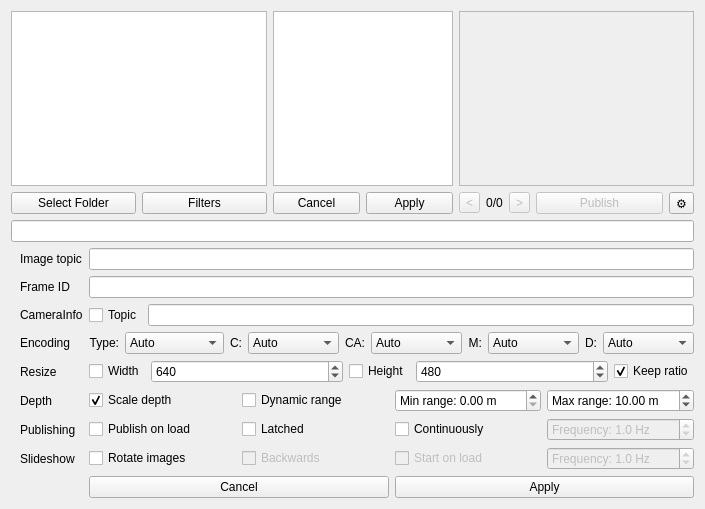
<?xml version="1.0" encoding="UTF-8"?>
<ui version="4.0">
 <class>RqtImagePublisher</class>
 <widget class="QWidget" name="RqtImagePublisher">
  <property name="geometry">
   <rect>
    <x>0</x>
    <y>0</y>
    <width>705</width>
    <height>509</height>
   </rect>
  </property>
  <property name="sizePolicy">
   <sizepolicy hsizetype="Preferred" vsizetype="Preferred">
    <horstretch>0</horstretch>
    <verstretch>0</verstretch>
   </sizepolicy>
  </property>
  <property name="windowTitle">
   <string>Form</string>
  </property>
  <layout class="QGridLayout" name="gridLayout_2">
   <item row="0" column="0" colspan="2">
    <widget class="QTreeView" name="fileTreeView">
     <property name="sizePolicy">
      <sizepolicy hsizetype="Minimum" vsizetype="Expanding">
       <horstretch>0</horstretch>
       <verstretch>0</verstretch>
      </sizepolicy>
     </property>
     <property name="maximumSize">
      <size>
       <width>400</width>
       <height>16777215</height>
      </size>
     </property>
    </widget>
   </item>
   <item row="0" column="2" rowspan="2">
    <widget class="QWidget" name="filterListWidget" native="true">
     <property name="sizePolicy">
      <sizepolicy hsizetype="Minimum" vsizetype="Preferred">
       <horstretch>0</horstretch>
       <verstretch>0</verstretch>
      </sizepolicy>
     </property>
     <property name="maximumSize">
      <size>
       <width>180</width>
       <height>16777215</height>
      </size>
     </property>
     <layout class="QGridLayout" name="gridLayout">
      <property name="sizeConstraint">
       <enum>QLayout::SetDefaultConstraint</enum>
      </property>
      <property name="leftMargin">
       <number>0</number>
      </property>
      <property name="topMargin">
       <number>0</number>
      </property>
      <property name="rightMargin">
       <number>0</number>
      </property>
      <property name="bottomMargin">
       <number>0</number>
      </property>
      <item row="1" column="1">
       <widget class="QPushButton" name="filterListApplyButton">
        <property name="text">
         <string>Apply</string>
        </property>
       </widget>
      </item>
      <item row="1" column="0">
       <widget class="QPushButton" name="filterListCancelButton">
        <property name="text">
         <string>Cancel</string>
        </property>
       </widget>
      </item>
      <item row="0" column="0" colspan="2">
       <widget class="QPlainTextEdit" name="filterListTextEdit">
        <property name="sizePolicy">
         <sizepolicy hsizetype="Minimum" vsizetype="Expanding">
          <horstretch>0</horstretch>
          <verstretch>0</verstretch>
         </sizepolicy>
        </property>
        <property name="maximumSize">
         <size>
          <width>180</width>
          <height>16777215</height>
         </size>
        </property>
        <property name="layoutDirection">
         <enum>Qt::LeftToRight</enum>
        </property>
        <property name="frameShape">
         <enum>QFrame::StyledPanel</enum>
        </property>
        <property name="plainText">
         <string/>
        </property>
       </widget>
      </item>
     </layout>
    </widget>
   </item>
   <item row="0" column="3" colspan="5">
    <widget class="QLabel" name="imageView">
     <property name="sizePolicy">
      <sizepolicy hsizetype="Ignored" vsizetype="Ignored">
       <horstretch>0</horstretch>
       <verstretch>0</verstretch>
      </sizepolicy>
     </property>
     <property name="frameShape">
      <enum>QFrame::StyledPanel</enum>
     </property>
     <property name="text">
      <string/>
     </property>
     <property name="alignment">
      <set>Qt::AlignCenter</set>
     </property>
    </widget>
   </item>
   <item row="1" column="0">
    <widget class="QPushButton" name="selectFolderButton">
     <property name="sizePolicy">
      <sizepolicy hsizetype="Minimum" vsizetype="Fixed">
       <horstretch>0</horstretch>
       <verstretch>0</verstretch>
      </sizepolicy>
     </property>
     <property name="text">
      <string>Select Folder</string>
     </property>
    </widget>
   </item>
   <item row="1" column="1">
    <widget class="QPushButton" name="filterListButton">
     <property name="text">
      <string>Filters</string>
     </property>
    </widget>
   </item>
   <item row="1" column="3">
    <widget class="QToolButton" name="previousImageButton">
     <property name="enabled">
      <bool>false</bool>
     </property>
     <property name="sizePolicy">
      <sizepolicy hsizetype="Fixed" vsizetype="Fixed">
       <horstretch>0</horstretch>
       <verstretch>0</verstretch>
      </sizepolicy>
     </property>
     <property name="text">
      <string>&lt;</string>
     </property>
    </widget>
   </item>
   <item row="1" column="4">
    <widget class="QLabel" name="curImageLabel">
     <property name="sizePolicy">
      <sizepolicy hsizetype="Minimum" vsizetype="Fixed">
       <horstretch>0</horstretch>
       <verstretch>0</verstretch>
      </sizepolicy>
     </property>
     <property name="text">
      <string>0/0</string>
     </property>
     <property name="alignment">
      <set>Qt::AlignCenter</set>
     </property>
    </widget>
   </item>
   <item row="1" column="5">
    <widget class="QToolButton" name="nextImageButton">
     <property name="enabled">
      <bool>false</bool>
     </property>
     <property name="sizePolicy">
      <sizepolicy hsizetype="Fixed" vsizetype="Fixed">
       <horstretch>0</horstretch>
       <verstretch>0</verstretch>
      </sizepolicy>
     </property>
     <property name="text">
      <string>&gt;</string>
     </property>
    </widget>
   </item>
   <item row="1" column="6">
    <widget class="QPushButton" name="publishButton">
     <property name="enabled">
      <bool>false</bool>
     </property>
     <property name="sizePolicy">
      <sizepolicy hsizetype="MinimumExpanding" vsizetype="Fixed">
       <horstretch>0</horstretch>
       <verstretch>0</verstretch>
      </sizepolicy>
     </property>
     <property name="text">
      <string>Publish</string>
     </property>
    </widget>
   </item>
   <item row="1" column="7">
    <widget class="QToolButton" name="openSettingsButton">
     <property name="text">
      <string>⚙</string>
     </property>
    </widget>
   </item>
   <item row="2" column="0" colspan="8">
    <widget class="QLineEdit" name="statusLineEdit">
     <property name="readOnly">
      <bool>true</bool>
     </property>
    </widget>
   </item>
   <item row="3" column="0" colspan="8">
    <widget class="QWidget" name="settingsWidget" native="true">
     <property name="sizePolicy">
      <sizepolicy hsizetype="Expanding" vsizetype="Fixed">
       <horstretch>0</horstretch>
       <verstretch>0</verstretch>
      </sizepolicy>
     </property>
     <property name="minimumSize">
      <size>
       <width>0</width>
       <height>0</height>
      </size>
     </property>
     <layout class="QGridLayout" name="settingsWidgetGridLayout">
      <property name="topMargin">
       <number>0</number>
      </property>
      <property name="rightMargin">
       <number>0</number>
      </property>
      <property name="bottomMargin">
       <number>0</number>
      </property>
      <item row="6" column="2">
       <layout class="QHBoxLayout" name="settingsPublishingLayout">
        <item>
         <widget class="QCheckBox" name="publishOnLoadCheckBox">
          <property name="text">
           <string>Publish on load</string>
          </property>
         </widget>
        </item>
        <item>
         <widget class="QCheckBox" name="publishLatchedCheckBox">
          <property name="text">
           <string>Latched</string>
          </property>
         </widget>
        </item>
        <item>
         <widget class="QCheckBox" name="publishContinuouslyCheckBox">
          <property name="text">
           <string>Continuously</string>
          </property>
         </widget>
        </item>
        <item>
         <widget class="QDoubleSpinBox" name="publishingFrequencySpinBox">
          <property name="enabled">
           <bool>false</bool>
          </property>
          <property name="prefix">
           <string>Frequency: </string>
          </property>
          <property name="suffix">
           <string> Hz</string>
          </property>
          <property name="decimals">
           <number>1</number>
          </property>
          <property name="maximum">
           <double>100.000000000000000</double>
          </property>
          <property name="value">
           <double>1.000000000000000</double>
          </property>
         </widget>
        </item>
       </layout>
      </item>
      <item row="1" column="2">
       <widget class="QLineEdit" name="frameIdTextEdit"/>
      </item>
      <item row="5" column="1">
       <widget class="QLabel" name="depthLabel">
        <property name="text">
         <string>Depth</string>
        </property>
       </widget>
      </item>
      <item row="4" column="2">
       <layout class="QHBoxLayout" name="settingsResizeLayout">
        <item>
         <widget class="QCheckBox" name="scaleWidthCheckBox">
          <property name="text">
           <string>Width</string>
          </property>
         </widget>
        </item>
        <item>
         <widget class="QSpinBox" name="widthSpinBox">
          <property name="sizePolicy">
           <sizepolicy hsizetype="Expanding" vsizetype="Fixed">
            <horstretch>0</horstretch>
            <verstretch>0</verstretch>
           </sizepolicy>
          </property>
          <property name="maximum">
           <number>10000</number>
          </property>
          <property name="singleStep">
           <number>10</number>
          </property>
          <property name="value">
           <number>640</number>
          </property>
         </widget>
        </item>
        <item>
         <widget class="QCheckBox" name="scaleHeightCheckBox">
          <property name="text">
           <string>Height</string>
          </property>
         </widget>
        </item>
        <item>
         <widget class="QSpinBox" name="heightSpinBox">
          <property name="sizePolicy">
           <sizepolicy hsizetype="Expanding" vsizetype="Fixed">
            <horstretch>0</horstretch>
            <verstretch>0</verstretch>
           </sizepolicy>
          </property>
          <property name="maximum">
           <number>10000</number>
          </property>
          <property name="singleStep">
           <number>10</number>
          </property>
          <property name="value">
           <number>480</number>
          </property>
         </widget>
        </item>
        <item>
         <widget class="QCheckBox" name="keepRatioCheckBox">
          <property name="text">
           <string>Keep ratio</string>
          </property>
          <property name="checked">
           <bool>true</bool>
          </property>
         </widget>
        </item>
       </layout>
      </item>
      <item row="0" column="1">
       <widget class="QLabel" name="imageTopicLabel">
        <property name="text">
         <string>Image topic</string>
        </property>
       </widget>
      </item>
      <item row="3" column="2">
       <layout class="QHBoxLayout" name="encodingLayout">
        <item>
         <widget class="QLabel" name="typeLabel">
          <property name="text">
           <string>Type:</string>
          </property>
          <property name="alignment">
           <set>Qt::AlignRight|Qt::AlignTrailing|Qt::AlignVCenter</set>
          </property>
         </widget>
        </item>
        <item>
         <widget class="QComboBox" name="typeComboBox">
          <property name="sizePolicy">
           <sizepolicy hsizetype="Expanding" vsizetype="Fixed">
            <horstretch>0</horstretch>
            <verstretch>0</verstretch>
           </sizepolicy>
          </property>
          <item>
           <property name="text">
            <string>Auto</string>
           </property>
          </item>
          <item>
           <property name="text">
            <string>Color</string>
           </property>
          </item>
          <item>
           <property name="text">
            <string>Color+Alpha</string>
           </property>
          </item>
          <item>
           <property name="text">
            <string>Mono</string>
           </property>
          </item>
          <item>
           <property name="text">
            <string>Depth</string>
           </property>
          </item>
         </widget>
        </item>
        <item>
         <widget class="QLabel" name="colorEncLabel">
          <property name="text">
           <string>C:</string>
          </property>
          <property name="alignment">
           <set>Qt::AlignRight|Qt::AlignTrailing|Qt::AlignVCenter</set>
          </property>
         </widget>
        </item>
        <item>
         <widget class="QComboBox" name="colorEncComboBox">
          <property name="sizePolicy">
           <sizepolicy hsizetype="Expanding" vsizetype="Fixed">
            <horstretch>0</horstretch>
            <verstretch>0</verstretch>
           </sizepolicy>
          </property>
          <item>
           <property name="text">
            <string>Auto</string>
           </property>
          </item>
          <item>
           <property name="text">
            <string>rgb8</string>
           </property>
          </item>
          <item>
           <property name="text">
            <string>rgb16</string>
           </property>
          </item>
          <item>
           <property name="text">
            <string>bgr8</string>
           </property>
          </item>
          <item>
           <property name="text">
            <string>bgr16</string>
           </property>
          </item>
         </widget>
        </item>
        <item>
         <widget class="QLabel" name="colorAlphaEncLabel">
          <property name="text">
           <string>CA:</string>
          </property>
          <property name="alignment">
           <set>Qt::AlignRight|Qt::AlignTrailing|Qt::AlignVCenter</set>
          </property>
         </widget>
        </item>
        <item>
         <widget class="QComboBox" name="colorAlphaEncComboBox">
          <property name="sizePolicy">
           <sizepolicy hsizetype="Expanding" vsizetype="Fixed">
            <horstretch>0</horstretch>
            <verstretch>0</verstretch>
           </sizepolicy>
          </property>
          <item>
           <property name="text">
            <string>Auto</string>
           </property>
          </item>
          <item>
           <property name="text">
            <string>rgba8</string>
           </property>
          </item>
          <item>
           <property name="text">
            <string>rgba16</string>
           </property>
          </item>
          <item>
           <property name="text">
            <string>bgra8</string>
           </property>
          </item>
          <item>
           <property name="text">
            <string>bgra16</string>
           </property>
          </item>
         </widget>
        </item>
        <item>
         <widget class="QLabel" name="monoEncLabel">
          <property name="text">
           <string>M:</string>
          </property>
          <property name="alignment">
           <set>Qt::AlignRight|Qt::AlignTrailing|Qt::AlignVCenter</set>
          </property>
         </widget>
        </item>
        <item>
         <widget class="QComboBox" name="monoEncComboBox">
          <property name="sizePolicy">
           <sizepolicy hsizetype="Expanding" vsizetype="Fixed">
            <horstretch>0</horstretch>
            <verstretch>0</verstretch>
           </sizepolicy>
          </property>
          <item>
           <property name="text">
            <string>Auto</string>
           </property>
          </item>
          <item>
           <property name="text">
            <string>mono8</string>
           </property>
          </item>
          <item>
           <property name="text">
            <string>mono16</string>
           </property>
          </item>
         </widget>
        </item>
        <item>
         <widget class="QLabel" name="depthEncLabel">
          <property name="text">
           <string>D:</string>
          </property>
          <property name="alignment">
           <set>Qt::AlignRight|Qt::AlignTrailing|Qt::AlignVCenter</set>
          </property>
         </widget>
        </item>
        <item>
         <widget class="QComboBox" name="depthEncComboBox">
          <property name="sizePolicy">
           <sizepolicy hsizetype="Expanding" vsizetype="Fixed">
            <horstretch>0</horstretch>
            <verstretch>0</verstretch>
           </sizepolicy>
          </property>
          <item>
           <property name="text">
            <string>Auto</string>
           </property>
          </item>
          <item>
           <property name="text">
            <string>16UC1</string>
           </property>
          </item>
          <item>
           <property name="text">
            <string>32FC1</string>
           </property>
          </item>
         </widget>
        </item>
       </layout>
      </item>
      <item row="6" column="1">
       <widget class="QLabel" name="publishingLabel">
        <property name="text">
         <string>Publishing</string>
        </property>
       </widget>
      </item>
      <item row="0" column="2">
       <widget class="QLineEdit" name="imageTopicTextEdit"/>
      </item>
      <item row="4" column="1">
       <widget class="QLabel" name="resizeLabel">
        <property name="text">
         <string>Resize</string>
        </property>
       </widget>
      </item>
      <item row="1" column="1">
       <widget class="QLabel" name="frameIdLabel">
        <property name="text">
         <string>Frame ID</string>
        </property>
       </widget>
      </item>
      <item row="5" column="2">
       <layout class="QHBoxLayout" name="depthSettingsLayout">
        <item>
         <widget class="QCheckBox" name="scaleDepthCheckBox">
          <property name="text">
           <string>Scale depth</string>
          </property>
          <property name="checked">
           <bool>true</bool>
          </property>
         </widget>
        </item>
        <item>
         <widget class="QCheckBox" name="dynamicRangeCheckbox">
          <property name="text">
           <string>Dynamic range</string>
          </property>
         </widget>
        </item>
        <item>
         <widget class="QDoubleSpinBox" name="minRangeSpinBox">
          <property name="prefix">
           <string>Min range: </string>
          </property>
          <property name="suffix">
           <string> m</string>
          </property>
          <property name="maximum">
           <double>99.900000000000006</double>
          </property>
         </widget>
        </item>
        <item>
         <widget class="QDoubleSpinBox" name="maxRangeSpinBox">
          <property name="prefix">
           <string>Max range: </string>
          </property>
          <property name="suffix">
           <string> m</string>
          </property>
          <property name="minimum">
           <double>0.100000000000000</double>
          </property>
          <property name="maximum">
           <double>100.000000000000000</double>
          </property>
          <property name="singleStep">
           <double>0.100000000000000</double>
          </property>
          <property name="value">
           <double>10.000000000000000</double>
          </property>
         </widget>
        </item>
       </layout>
      </item>
      <item row="7" column="2">
       <layout class="QHBoxLayout" name="settingsSlideshowLayout">
        <item>
         <widget class="QCheckBox" name="rotateImagesCheckBox">
          <property name="text">
           <string>Rotate images</string>
          </property>
         </widget>
        </item>
        <item>
         <widget class="QCheckBox" name="rotateBackwardsCheckBox">
          <property name="enabled">
           <bool>false</bool>
          </property>
          <property name="text">
           <string>Backwards</string>
          </property>
         </widget>
        </item>
        <item>
         <widget class="QCheckBox" name="startSlideshowOnLoadCheckBox">
          <property name="enabled">
           <bool>false</bool>
          </property>
          <property name="text">
           <string>Start on load</string>
          </property>
         </widget>
        </item>
        <item>
         <widget class="QDoubleSpinBox" name="rotationFrequencySpinBox">
          <property name="enabled">
           <bool>false</bool>
          </property>
          <property name="prefix">
           <string>Frequency: </string>
          </property>
          <property name="suffix">
           <string> Hz</string>
          </property>
          <property name="decimals">
           <number>1</number>
          </property>
          <property name="maximum">
           <double>100.000000000000000</double>
          </property>
          <property name="value">
           <double>1.000000000000000</double>
          </property>
         </widget>
        </item>
       </layout>
      </item>
      <item row="3" column="1">
       <widget class="QLabel" name="encodingLabel">
        <property name="text">
         <string>Encoding</string>
        </property>
       </widget>
      </item>
      <item row="8" column="2">
       <layout class="QHBoxLayout" name="applyButtonsLayout">
        <item>
         <widget class="QPushButton" name="settingsCancelButton">
          <property name="text">
           <string>Cancel</string>
          </property>
         </widget>
        </item>
        <item>
         <widget class="QPushButton" name="settingsApplyButton">
          <property name="text">
           <string>Apply</string>
          </property>
         </widget>
        </item>
       </layout>
      </item>
      <item row="7" column="1">
       <widget class="QLabel" name="slideshowLabel">
        <property name="text">
         <string>Slideshow</string>
        </property>
       </widget>
      </item>
      <item row="2" column="1">
       <widget class="QLabel" name="cameraInfoLabel">
        <property name="text">
         <string>CameraInfo</string>
        </property>
       </widget>
      </item>
      <item row="2" column="2">
       <layout class="QHBoxLayout" name="cameraInfoLayout">
        <item>
         <widget class="QCheckBox" name="cameraInfoCheckBox">
          <property name="text">
           <string>Topic</string>
          </property>
         </widget>
        </item>
        <item>
         <widget class="QLineEdit" name="cameraInfoTopicLineEdit"/>
        </item>
       </layout>
      </item>
     </layout>
    </widget>
   </item>
  </layout>
 </widget>
 <resources/>
 <connections/>
</ui>
